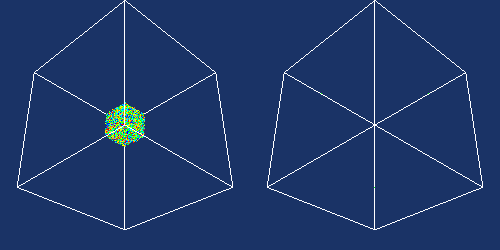

Write Python code to recreate this figure.
#!/usr/bin/env python

# Demonstrate vtkStatisticalOutlierRemoval by creating a random point
# cloud with six deliberate outliers, removing statistically isolated
# points, and rendering non-outliers and outliers in two viewports.

# Factory overrides
import vtkmodules.vtkInteractionStyle  # noqa: F401
import vtkmodules.vtkRenderingFreeType  # noqa: F401
import vtkmodules.vtkRenderingOpenGL2  # noqa: F401

from vtkmodules.vtkCommonCore import (
    vtkFloatArray,
    vtkMath,
    vtkPoints,
)
from vtkmodules.vtkCommonDataModel import (
    vtkPolyData,
    vtkStaticPointLocator,
)
from vtkmodules.vtkCommonSystem import vtkTimerLog
from vtkmodules.vtkFiltersModeling import vtkOutlineFilter
from vtkmodules.vtkFiltersPoints import vtkStatisticalOutlierRemoval
from vtkmodules.vtkRenderingCore import (
    vtkActor,
    vtkPointGaussianMapper,
    vtkPolyDataMapper,
    vtkRenderWindow,
    vtkRenderWindowInteractor,
    vtkRenderer,
)

# Parameters
n_pts = 20000
math = vtkMath()
math.RandomSeed(31415)

# Create random point cloud with six outliers
point_positions = vtkPoints()
point_positions.SetDataTypeToFloat()
point_positions.SetNumberOfPoints(n_pts + 6)
scalars = vtkFloatArray()
scalars.SetNumberOfTuples(n_pts + 6)
scalars.SetName("scalars")
for i in range(0, n_pts):
    point_positions.SetPoint(i, math.Random(-1, 1), math.Random(-1, 1), math.Random(-1, 1))
    scalars.SetValue(i, math.Random(0, 1))

point_positions.SetPoint(n_pts, -5, 0, 0)
scalars.SetValue(n_pts, 0.5)
point_positions.SetPoint(n_pts + 1, 5, 0, 0)
scalars.SetValue(n_pts + 1, 0.5)
point_positions.SetPoint(n_pts + 2, 0, -5, 0)
scalars.SetValue(n_pts + 2, 0.5)
point_positions.SetPoint(n_pts + 3, 0, 5, 0)
scalars.SetValue(n_pts + 3, 0.5)
point_positions.SetPoint(n_pts + 4, 0, 0, -5)
scalars.SetValue(n_pts + 4, 0.5)
point_positions.SetPoint(n_pts + 5, 0, 0, 5)
scalars.SetValue(n_pts + 5, 0.5)

polydata = vtkPolyData()
polydata.SetPoints(point_positions)
polydata.GetPointData().SetScalars(scalars)

# Reuse locator
locator = vtkStaticPointLocator()
locator.SetDataSet(polydata)
locator.BuildLocator()

# Remove statistically isolated points
removal = vtkStatisticalOutlierRemoval()
removal.SetInputData(polydata)
removal.SetLocator(locator)
removal.SetSampleSize(20)
removal.SetStandardDeviationFactor(1.5)
removal.GenerateOutliersOn()

timer = vtkTimerLog()
timer.StartTimer()
removal.Update()
timer.StopTimer()
print("Number of points processed: {0}".format(n_pts))
print("   Time to remove outliers: {0}".format(timer.GetElapsedTime()))
print("   Number removed: {0}".format(removal.GetNumberOfPointsRemoved()))
print("   Computed mean: {0}".format(removal.GetComputedMean()))
print("   Computed standard deviation: {0}".format(removal.GetComputedStandardDeviation()))

# Non-outliers
removal_mapper = vtkPointGaussianMapper()
removal_mapper.SetInputConnection(removal.GetOutputPort())
removal_mapper.EmissiveOff()
removal_mapper.SetScaleFactor(0.0)

removal_actor = vtkActor()
removal_actor.SetMapper(removal_mapper)

outline = vtkOutlineFilter()
outline.SetInputData(polydata)

outline_mapper = vtkPolyDataMapper()
outline_mapper.SetInputConnection(outline.GetOutputPort())

outline_actor = vtkActor()
outline_actor.SetMapper(outline_mapper)

# Outliers
outlier_mapper = vtkPointGaussianMapper()
outlier_mapper.SetInputConnection(removal.GetOutputPort(1))
outlier_mapper.EmissiveOff()
outlier_mapper.SetScaleFactor(0.0)

outlier_actor = vtkActor()
outlier_actor.SetMapper(outlier_mapper)

outline_1 = vtkOutlineFilter()
outline_1.SetInputData(polydata)

outline_mapper_1 = vtkPolyDataMapper()
outline_mapper_1.SetInputConnection(outline_1.GetOutputPort())

outline_actor_1 = vtkActor()
outline_actor_1.SetMapper(outline_mapper_1)

# Renderers
renderer_0 = vtkRenderer()
renderer_0.SetViewport(0, 0, 0.5, 1)
renderer_0.AddActor(removal_actor)
renderer_0.AddActor(outline_actor)
renderer_0.SetBackground(0.1, 0.2, 0.4)

renderer_1 = vtkRenderer()
renderer_1.SetViewport(0.5, 0, 1, 1)
renderer_1.AddActor(outlier_actor)
renderer_1.AddActor(outline_actor_1)
renderer_1.SetBackground(0.1, 0.2, 0.4)

# Window
render_window = vtkRenderWindow()
render_window.SetMultiSamples(0)
render_window.AddRenderer(renderer_0)
render_window.AddRenderer(renderer_1)
render_window.SetSize(500, 250)
render_window.SetWindowName("statistical outlier removal cloud")

# Scene
camera = renderer_0.GetActiveCamera()
camera.SetFocalPoint(1, 1, 1)
camera.SetPosition(0, 0, 0)
renderer_0.ResetCamera()

renderer_1.SetActiveCamera(camera)

# Interactor
interactor = vtkRenderWindowInteractor()
interactor.SetRenderWindow(render_window)

interactor.Initialize()
interactor.Start()
